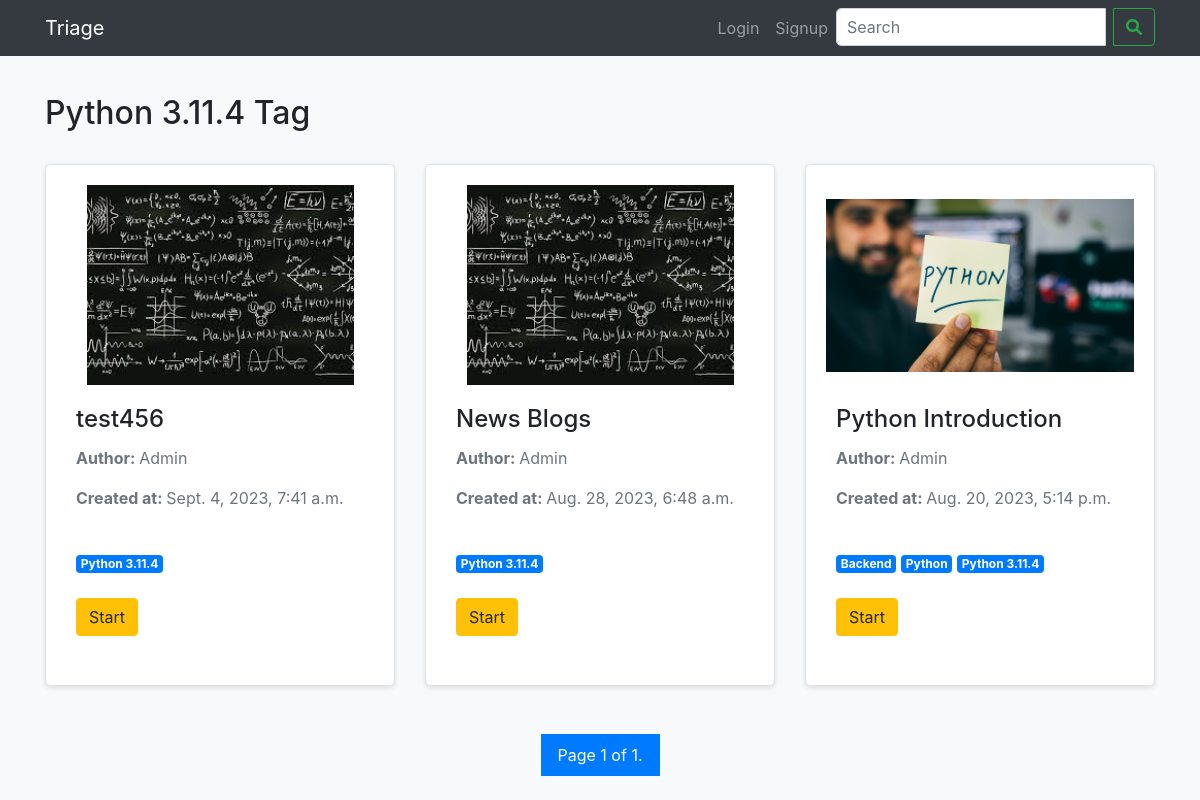
Screenshot of /tags/python-3114/ with the database file from the repository.
### blog/models.py (models this page shows, shortened)
class Tag(models.Model):
    name = models.CharField(max_length=50, unique=True)
    slug = models.SlugField(unique=True, allow_unicode=True)
    def __str__(self):
        return self.name

class Blog(models.Model):
    title = models.CharField(max_length=255)
    content = RichTextField(blank=True, null=True)
    category = models.ForeignKey(Category, on_delete=models.CASCADE)
    author = models.ForeignKey(User, on_delete=models.CASCADE)
    created_at = models.DateTimeField(auto_now_add=True)
    updated_at = models.DateTimeField(auto_now=True)
    image = models.ImageField(upload_to='shop/images', blank=True, null=True, default="")
    tags = models.ManyToManyField(to=Tag, blank=True)
    is_deleted = models.BooleanField(default=False)
    slug = models.SlugField(unique=True, allow_unicode=True)

### blog/views.py (the view)
# urls.py: path("tags/<slug:slug>/", views.list_posts_by_tag, name="tag"), #check
def list_posts_by_tag(request, slug):
    tag = get_object_or_404(Tag, slug=slug)
    posts = Blog.objects.filter(tags__slug=slug, is_deleted=False).order_by('-created_at')
    items_per_page = 9
    paginator = Paginator(posts, items_per_page)
    page_number = request.GET.get('page')
    page_obj = paginator.get_page(page_number)
    context = {
        "tag_name": tag.name,
        'page_obj' : page_obj,
    }
    return render(request, "filtered_by_tag.html", context)

### templates/filtered_by_tag.html (shortened to what this page needs)
{% extends "base2.html" %}
{% block body %}
<div class="container">
   <br>
   <h2>{{ tag_name }} Tag</h2><br>
   <div class="row">
      {% for blog in page_obj %}
      <div class="col-md-4 mb-4">
         <div class="category-blog card">
            <div class="image-container">
               <img src="/media/{{blog.image}}" alt="{{ blog.title }}" class="card-img-top img-fluid" />
            </div>
            <div class="card-body" style="height: 280px; padding: 10px;">
               <h3 class="card-title">{{ blog.title }}</h3>
               <p class="card-text"><strong>Author: </strong>{{ blog.author }}</p>
               <p class="card-text"><strong>Created at: </strong>{{ blog.created_at }}</p><br>
               {% for tag in blog.tags.all %}
                  <a href="/tags/{{tag.slug}}/" class="badge badge-primary">
                     {{tag}}
                  </a>
               {% endfor %}<br><br>
               <a href="/readmore/{{blog.slug}}/" class="btn btn-warning">Start</a>
            </div>
         </div>
      </div>
      {% endfor %}
   </div>
   <div class="pagination mt-4">
    <span class="step-links">
        <span class="current">
            Page {{ page_obj.number }} of {{ page_obj.paginator.num_pages }}.
        </span>
    </span>
   </div>
</div>
{% endblock body %}

### static/assets/css/style.css (style rules this page uses)
body { background-color: #f8f9fa; }
.category-blog { background-color: #fff; border: 1px solid #dee2e6; border-radius: 5px; padding: 20px; margin-bottom: 20px; box-shadow: 0px 2px 5px rgba(0, 0, 0, 0.1); }
.category-blog h3 { font-size: 1.5rem; margin-top: 10px; }
.category-blog p { font-size: 1rem; color: #6c757d; }
body { padding-top: 70px; }
.image-container { height: 200px; display: flex; justify-content: center; align-items: center; overflow: hidden; }
.image-container img { object-fit: contain; width: 100%; height: 100%; }
.card-body { height: 220px; overflow: hidden; text-overflow: ellipsis; }
.pagination { margin-top: 20px; display: flex; justify-content: center; align-items: center; }
.pagination .current { background-color: #007bff; color: white; padding: 8px 16px; border: 1px solid #007bff; }
.pagination .step-links { display: flex; align-items: center; }
.card { margin: 0 auto; }

### rows the page displays
Tag: name "Python 3.11.4"
Blog: image (picture), title "test456", author "Admin", created_at "Sept. 4, 2023, 7:41 a.m."
Blog: image (picture), title "News Blogs", author "Admin", created_at "Aug. 28, 2023, 6:48 a.m."
Blog: image (picture), title "Python Introduction", author "Admin", created_at "Aug. 20, 2023, 5:14 p.m."
Tag: name "Backend"
Tag: name "Python"

### other values shown
{{ page_obj.number }} "1"
{{ page_obj.paginator.num_pages }} "1"
